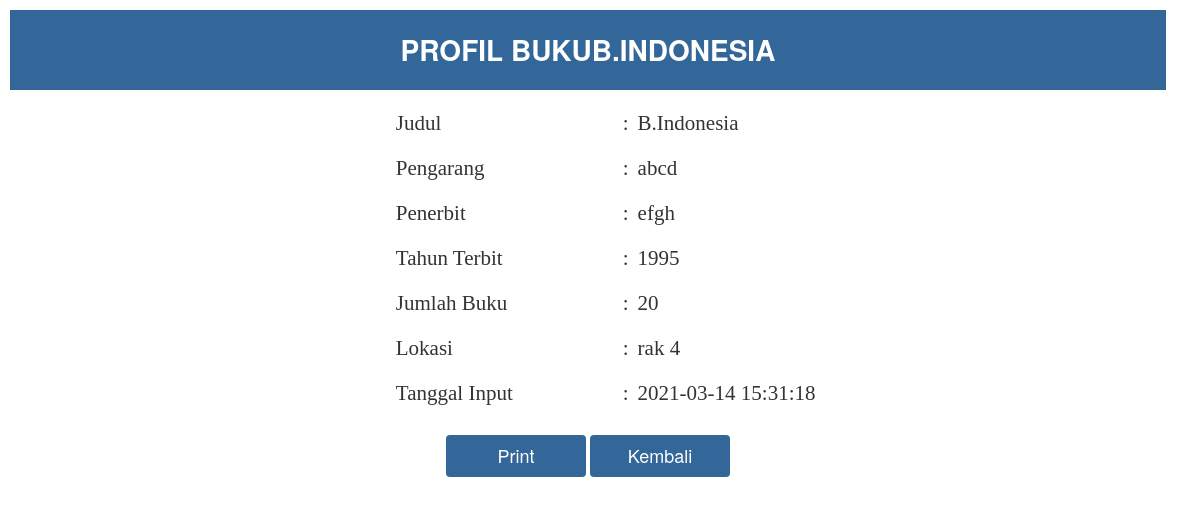
Page /perpus/buku/lihatbuku.php?id=14 on the committed database.
### tables this page shows
CREATE TABLE `buku` (
  `id` int(9) NOT NULL,
  `judul` varchar(255) NOT NULL,
  `pengarang` varchar(100) NOT NULL,
  `penerbit` varchar(150) NOT NULL,
  `thnterbit` varchar(25) NOT NULL,
  `jumlah` int(3) NOT NULL,
  `lokasi` enum('rak 1','rak 2','rak 3','rak 4','rak 5','rak 6') NOT NULL,
  `tglinput` timestamp NOT NULL DEFAULT current_timestamp() ON UPDATE current_timestamp()
);

### perpus/buku/lihatbuku.php (the view, shortened to what this page needs)
<!DOCTYPE html>
<html>
<head>
<?php
include "../koneksi.php";
$d=$_GET['id'];
$edit= $konek -> query ("select * from buku where id='$d'");
$b= $edit -> fetch_array();
?>
<link href="css/bootstrap.min.css" rel="stylesheet">
<link rel="stylesheet" type="text/css" href="../css/lihat.css">
</head>
<body>
<div class="profil">
<p> Profil Buku<?php echo $b['judul']?></p>
<fieldset id="print">
<center>
<table border="0">
<tr height="45">
  <td width="30">Judul</td>
  <td width="5">:</td>
  <td width="100"> <?php echo $b['judul'] ?></td>
</tr>
<tr height="45">
  <td width="30">Pengarang</td>
  <td width="5">:</td>
  <td width="100"> <?php echo $b['pengarang'] ?></td>
</tr>
<tr height="45">
  <td>Penerbit</td>
  <td>:</td>
  <td> <?php echo $b['penerbit'] ?></td>
</tr>
<tr height="45">
  <td width="30">Tahun Terbit</td>
  <td width="5">:</td>
  <td width="100"> <?php echo $b['thnterbit'] ?></td>
</tr>
<tr height="45">
  <td width="30">Jumlah Buku</td>
  <td width="5">:</td>
  <td width="100"> <?php echo $b['jumlah'] ?></td>
</tr>
<tr height="45">
  <td>Lokasi </td>
  <td>:</td>
  <td> <?php echo $b['lokasi'] ?></td>
</tr>
<tr height="45">
  <td>Tanggal Input</td>
  <td>:</td>
  <td> <?php echo $b['tglinput'] ?></td>
</tr>
</table>
</fieldset>
<center>
<button type="button" name="" onclick="printDiv('print')" value="print" class="btn">Print</button>
<input type="button" value="Kembali" class="btn" onclick="history.go(-1);">
</center>
</div>
</body>
</html>

### perpus/css/lihat.css (style rules this page uses)
.profil { align-items: center; position: ; overflow: hidden; float: center; width: 98%; padding: 10px; background:white; height: 100%; z-index: 1; }
.profil p { text-transform: uppercase; background: #336699; text-align: center; font-weight: 800; padding: 20px; color: white; font-size: 2em; }
.btn { cursor: pointer; float: center; background: #336699; font-size: 18px; margin-top: 20px; padding: 8px; width: 140px; color: white; border: none; }
table { font-family: serif; height: 100%; width: 100%; max-width: 500px; color:; font-size: 1.5em; margin-left: 10%; }

### rows in the picture
buku: judul "B.INDONESIA", judul "B.Indonesia", pengarang "abcd", penerbit "efgh", thnterbit "1995", jumlah "20", lokasi "rak 4", tglinput "2021-03-14 15:31:18"
